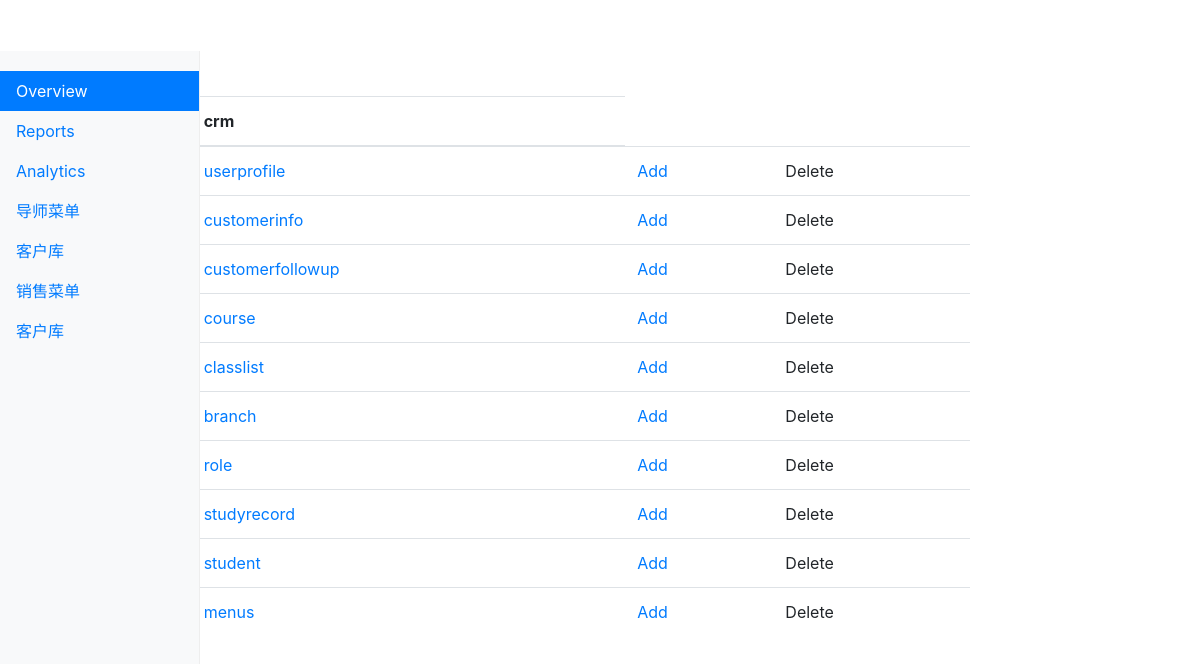
/kingadmin/ (signed in), run on the app's committed database.
### crm/models.py (models this page shows, shortened)
class Menus(models.Model):
    name = models.CharField(max_length=64)
    url_type_choices = ((0,'absolute'),(1,'dynamic'))
    url_type = models.SmallIntegerField(choices=url_type_choices,default=0)
    url_name = models.CharField(max_length=128)
    class Meta:
        unique_together = ('name','url_name')

### kingadmin/views.py (the view)
def king_admin_index(request):
    return render(request, "kingadmin/king_admin_index.html",{"sites": site.enabled_admin})

### kingadmin/templates/kingadmin/king_admin_index.html (shortened to what this page needs)
{% extends "kingadmin/index.html" %}
{% block content %}
    <span>hello from kingadmin</span>
{% endblock %}
{% block dashboard %}
    {% for app_name, models in sites.items %}
    <table class="table table-hover">
    <thead>
        <tr>
            <th>
                {{ app_name }}
            </th>
        </tr>
    </thead>
    <tbody>
        {% for model_name in models %}
        <tr>
            <td><a href="{% url 'table_list' app_name model_name %}">{{ model_name }}</a></td>
            <td><a href="{% url 'table_obj_add' app_name model_name %}">Add</a></td>
            <td>Delete</td>
        </tr>
        {% endfor %}
    </tbody>
    </table>
    {% endfor %}
{% endblock %}

### kingadmin/templates/kingadmin/index.html (shortened to what this page needs)
<!DOCTYPE html>
<html lang="en">
<head><meta http-equiv="Content-Type" content="text/html; charset=UTF-8">
    <link href="/static/css/bootstrap.min.css" rel="stylesheet">
    <link href="/static/css/dashboard.css" rel="stylesheet">
</head>
  <body>
  {% block content %}
  {% endblock %}
    <div class="container-fluid">
      <div class="row">
        <nav class="col-sm-3 col-md-2 d-none d-sm-block bg-light sidebar">
          <ul class="nav nav-pills flex-column">
            <li class="nav-item">
              <a class="nav-link active" href="https://getbootstrap.com/docs/4.0/examples/dashboard/#">Overview <span class="sr-only">(current)</span></a>
            </li>
            <li class="nav-item">
              <a class="nav-link" href="#">Reports</a>
            </li>
            <li class="nav-item">
              <a class="nav-link" href="#">Analytics</a>
            </li>
              {% for role_list in request.user.userprofile.role.all %}
                  {% for menu in role_list.menus.all  %}
                       <li class="nav-item">
                                 <a class="nav-link" href="{% if menu.url_type == 0 %}{{ menu.url_name }} {% else %}{% url menu.url_name  %}{% endif %}">{{menu.name }} </a>
                       </li>
                  {% endfor %}
              {% endfor %}
          </ul>
        </nav>
      <div class="col-sm-9 col-sm-offset-3 col-md-10 col-md-offset-2 main">
        <main role="main" class="col-sm-9 ml-sm-auto col-md-10 pt-3">
            {% block dashboard %}{% endblock %}
        </main>
      </div>
      </div>
    </div>
</body>
</html>

### static/css/dashboard.css (style rules this page uses)
body { padding-top: 3.5rem; }
.sidebar { position: fixed; top: 51px; bottom: 0; left: 0; z-index: 1000; padding: 20px 0; overflow-x: hidden; overflow-y: auto; border-right: 1px solid #eee; }
.sidebar .nav { margin-bottom: 20px; }
.sidebar .nav-item { width: 100%; }
.sidebar .nav-item + .nav-item { margin-left: 0; }
.sidebar .nav-link { border-radius: 0; }

### data on the page
Menus: name "导师菜单"
Menus: name "客户库"
Menus: name "销售菜单"

### other printed values
{{ app_name }} "crm"
{{ model_name }} "userprofile" "customerinfo" "customerfollowup" "course" "classlist" "branch" "role" "studyrecord" "student" "menus"
